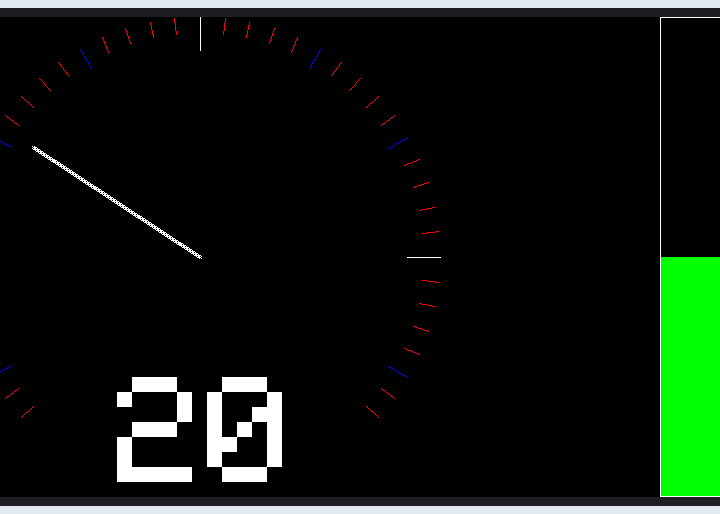
This sketch was run on a simulated ESP32. On the bench: 800×480 colour display. What the sketch prints to the serial monitor is not drawn.

Above: at 0.76 s.

The sketch:

Speedometer_v2.ino
```cpp
#include <inttypes.h>
#include <Arduino_GFX_Library.h>

Arduino_ESP32RGBPanel *bus = new Arduino_ESP32RGBPanel(
    GFX_NOT_DEFINED /* CS */, GFX_NOT_DEFINED /* SCK */, GFX_NOT_DEFINED /* SDA */,
    40 /* DE */, 41 /* VSYNC */, 39 /* HSYNC */, 42 /* PCLK */,
    45 /* R0 */, 48 /* R1 */, 47 /* R2 */, 21 /* R3 */, 14 /* R4 */,
    5 /* G0 */, 6 /* G1 */, 7 /* G2 */, 15 /* G3 */, 16 /* G4 */, 4 /* G5 */,
    8 /* B0 */, 3 /* B1 */, 46 /* B2 */, 9 /* B3 */, 1 /* B4 */
);

// Uncomment for ST7262 IPS LCD 800x480
 Arduino_RPi_DPI_RGBPanel *gfx = new Arduino_RPi_DPI_RGBPanel(
   bus,
   800 /* width */, 0 /* hsync_polarity */, 8 /* hsync_front_porch */, 4 /* hsync_pulse_width */, 8 /* hsync_back_porch */,
   480 /* height */, 0 /* vsync_polarity */, 8 /* vsync_front_porch */, 4 /* vsync_pulse_width */, 8 /* vsync_back_porch */,
   1 /* pclk_active_neg */, 16000000 /* prefer_speed */, true /* auto_flush */);
/*******************************************************************************
 * End of Arduino_GFX setting
 ******************************************************************************/

#define BACKGROUND BLACK
#define MARK_COLOR WHITE
#define SUBMARK_COLOR DARKGREY // LIGHTGREY
#define HOUR_COLOR WHITE
#define MINUTE_COLOR BLUE // LIGHTGREY
#define SECOND_COLOR RED
#define GREEN_BATTERY GREEN
#define ORANGE_BATTERY ORANGE
#define RED_BATTERY RED

#define SIXTIETH 0.016666667
#define TWELFTH 0.08333333
#define SIXTIETH_RADIAN 0.10471976
#define TWELFTH_RADIAN 0.52359878
#define RIGHT_ANGLE_RADIAN 1.5707963

static int16_t screenWidth, screenHeight, center;
static float sdeg, mdeg, hdeg;
static int16_t hHandLen, mHandLen, sHandLen, markLen;
double oldSOC, newSOC;

static const int numOfPoints = 70;
int precalcPoints[numOfPoints][2] = {{99, 381}, {89, 371}, {81, 361}, {73, 350}, {66, 338}, {59, 326}, {54, 313}, {49, 301}, {46, 287}, {43, 274}, {41, 260}, {40, 247}, {40, 233}, {41, 220}, {43, 206}, {46, 193}, {49, 179}, {54, 167}, {59, 154}, {66, 142}, {73, 130}, {81, 119}, {89, 109}, {99, 99}, {109, 89}, {119, 81}, {130, 73}, {142, 66}, {154, 59}, {167, 54}, {179, 49}, {193, 46}, {206, 43}, {220, 41}, {233, 40}, {247, 40}, {260, 41}, {274, 43}, {287, 46}, {301, 49}, {313, 54}, {326, 59}, {338, 66}, {350, 73}, {361, 81}, {371, 89}, {381, 99}, {391, 109}, {399, 119}, {407, 130}, {414, 142}, {421, 154}, {426, 167}, {431, 179}, {434, 193}, {437, 206}, {439, 220}, {440, 233}, {440, 247}, {439, 260}, {437, 274}, {434, 287}, {431, 301}, {426, 313}, {421, 326}, {414, 338}, {407, 350}, {399, 361}, {391, 371}, {381, 381}};

struct rectGraph {
  int x;
  int y;
  int width;
  int height;
};

struct rectGraph batterySOC = {};

void drawFatLine(int16_t 	x0, int16_t 	y0, int16_t 	x1, int16_t 	y1, uint16_t 	color) {
  gfx->drawLine(x0, y0, x1, y1, color);
  gfx->drawLine(x0+1, y0+1, x1+1, y1+1, color);
  gfx->drawLine(x0-1, y0-1, x1-1, y1-1, color);
  gfx->drawLine(x0+1, y0-1, x1+1, y1-1, color);
  gfx->drawLine(x0-1, y0+1, x1-1, y1+1, color);
}

void draw_round_clock_mark(int16_t innerR1, int16_t outerR1, int16_t innerR2, int16_t outerR2, int16_t innerR3, int16_t outerR3)
{
  Serial.printf("draw round clock mark");
  float x, y;
  int16_t x0, x1, y0, y1, innerR, outerR;
  uint16_t c;

  for (uint8_t i = 0; i < 60; i++)
  {
    if ((i % 15) == 0)
    {
      innerR = innerR1;
      outerR = outerR1;
      // c = MARK_COLOR;
      c = HOUR_COLOR;
    }
    else if ((i % 5) == 0)
    {
      innerR = innerR2;
      outerR = outerR2;
      // c = MARK_COLOR;
      c = MINUTE_COLOR;
    }
    else
    {
      innerR = innerR3;
      outerR = outerR3;
      // c = SUBMARK_COLOR;
      c = SECOND_COLOR;
    }

    mdeg = (SIXTIETH_RADIAN * i) - RIGHT_ANGLE_RADIAN;
    x = cos(mdeg);
    y = sin(mdeg);
    x0 = x * outerR + center;
    y0 = y * outerR + center;
    x1 = x * innerR + center;
    y1 = y * innerR + center;

    gfx->drawLine(x0, y0, x1, y1, c);

    if (i == 22) i+=15;
  }
}

void drawVerticalGraph (int sw, int sh, int gw, int soc) {

  int16_t x, y, height, ySocDiff;
  uint16_t c;
  int socDiff;

  // Serial.printf("soc: %d  ", soc);
  newSOC = soc;
  socDiff = sh * ((oldSOC - newSOC)/100.00) +1;
  if (socDiff < 0) socDiff = 0;

  if (soc >= 50) {
    c = GREEN_BATTERY;
  } else if (soc >= 25) {
    c = ORANGE_BATTERY;
  } else {
    c = RED_BATTERY;
  }

  gw = 100;
  // Serial.printf("Percent of charge: %f  ", (double)(soc/100.00));
  height = sh * (soc/100.00);
  // printf("height: %" PRIu32 "\n",height);

  x = sw - gw;
  y = sh - height;
  ySocDiff = y - socDiff;

  // Serial.printf("soc: %d  ", soc);
  // Serial.printf("newSOC: %d  ", newSOC);
  // Serial.printf("oldSOC: %d  ", oldSOC);
  // printf("y: %" PRIu32 "  ",y);
  // printf("socDiff: %" PRIu32 "  ",socDiff);
  // printf("ySocDiff: %" PRIu32 "\n",ySocDiff);

  // Blank old graph
  gfx->fillRect(x,ySocDiff,gw,socDiff,BACKGROUND);
  // Draw new graph
  gfx->fillRect(x,y,gw,height,c);
  // Draw Outline
  gfx->drawRect(screenWidth-gw,0,gw,screenHeight,WHITE);

  oldSOC = soc;
}

// Each character is 5x7 pixels, with 1 pixel space between them
void drawSpeedNumbers(int centerHorizontal, int top, int speed) {
  unsigned char c = speed;
  int scale = 15;
  int left;
  // gfx->drawChar(left, top, c, PURPLE, BACKGROUND);
  // gfx->print();

  left = centerHorizontal - (5.5*scale);
  gfx->fillRect(left, top, (5+1+5)*scale, 7*scale, BACKGROUND);
  gfx->setCursor(left, top);
  gfx->setTextColor(WHITE);
  gfx->setTextSize(15);
  gfx->println(speed);
}

void setup() {
  Serial.begin(115200);
  gfx->begin();
  gfx->fillScreen(BACKGROUND);

  // init LCD constant
  screenWidth = gfx->width();
  screenHeight = gfx->height();

  if (screenWidth < screenHeight)
  {
    center = screenWidth / 2;
  }
  else
  {
    center = screenHeight / 2;
  }

  markLen = center * 5 / 36;
  draw_round_clock_mark(
  // draw_square_clock_mark(
    center - markLen, center,
    center - (markLen * 2 / 3), center,
    center - (markLen / 2), center
  );
}

void loop() {
  for (int i = 20; i < 21; i++){
  // for (int i = 70; i > 0; i--){
    drawFatLine(center, center, precalcPoints[i][0], precalcPoints[i][1], HOUR_COLOR);
    // gfx->drawLine(center, center, precalcPoints[i][0], precalcPoints[i][1], SECOND_COLOR);
    drawVerticalGraph(screenWidth, screenHeight, 100, 70-i);

    drawSpeedNumbers(center, screenHeight-120, i);

    delay(100);

    // gfx->drawLine(center, center, precalcPoints[i][0], precalcPoints[i][1], BACKGROUND);
    drawFatLine(center, center, precalcPoints[i][0], precalcPoints[i][1], BACKGROUND);
  }
}
```
